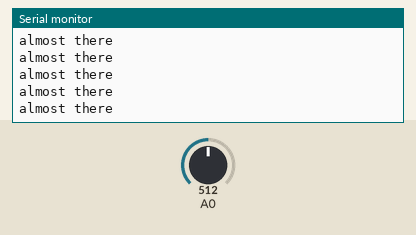
Recording of a sketch running on a simulated Arduino Uno, built with avr-gcc and run on an emulated ATmega328P. Shown: the last lines printed to the serial monitor. Inputs (shaded band) come from the test bench; at power-on: A0 = 512.

Above: at 1.2 s.
1.3 s: A0 set to 306
At 1.31 s:
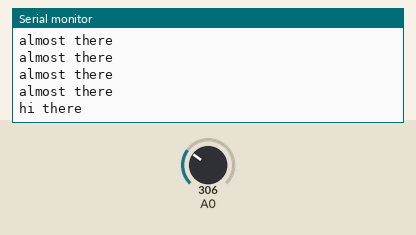
3.2 s: A0 set to 190
At 3.21 s:
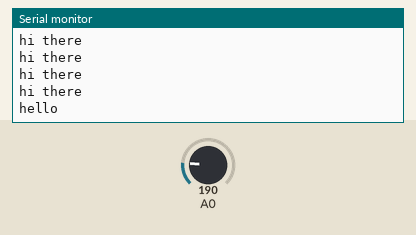
5.1 s: A0 set to 900
At 5.12 s:
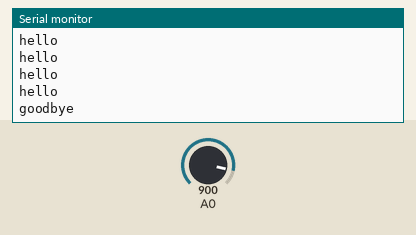

Measured:
- after the input at 1.3 s, the serial monitor: prints a new line at once (image 1)
- after the input at 3.2 s, the serial monitor: prints a new line at once (image 2)
- after the input at 5.1 s, the serial monitor: prints a new line at once (image 3)

The sketch:

potentiometer_finalchallenge.ino
```cpp
/*
Last challenge:
- If potentiometer < 200 : say "hello"
- If 200 < potentiometer < 512 : say "hi there"
- If 512 < potentiometer < 900 : say "almost there"
- If 900 < potentiometer < 1023 : say "good bye!"
*/

void setup() {
  Serial.begin(9600);
}

void loop() {
  int potentiometer;
  potentiometer = analogRead(A0);

  if (potentiometer < 200) {
    Serial.println("hello");
  }
  else if (potentiometer < 512) {
    Serial.println("hi there");
  }
  else if (potentiometer < 900) {
    Serial.println("almost there");
  }
  else if (potentiometer < 1023) {
    Serial.println("goodbye");
  }

  delay(100);

}
```
